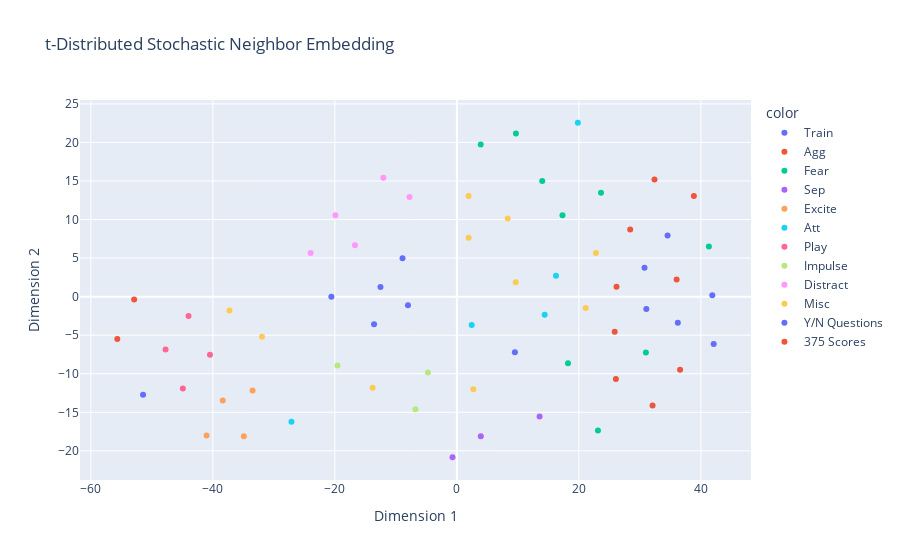

The cell this chart's notebook holds for it:
### Code cell
px.scatter(x = tsne_X,
           y = tsne_Y,
           color = header_counts1,
           hover_name = list(master_imp_T.index),
           title = "t-Distributed Stochastic Neighbor Embedding",
           labels = {"x": "Dimension 1", "y": "Dimension 2"})

### Figure 1 — Plotly figure (JSON) as saved in the notebook; plotly's stock layout.template omitted (floating-point values rounded to 4 significant figures)
{"data": [{"hovertemplate": "<b>%{hovertext}</b><br><br>color=Train<br>Dimension 1=%{x}<br>Dimension 2=%{y}<extra></extra>", "hovertext": ["Train01", "Train02", "Train03", "Traino4", "Train05", "Train06"], "legendgroup": "Train", "marker": {"color": "#636efa", "symbol": "circle"}, "mode": "markers", "name": "Train", "orientation": "v", "showlegend": true, "type": "scatter", "x": [-8.016, -12.52, -13.58, -8.909, -20.58, -51.45], "xaxis": "x", "y": [-1.122, 1.254, -3.593, 4.982, -0.01884, -12.73], "yaxis": "y"}, {"hovertemplate": "<b>%{hovertext}</b><br><br>color=Agg<br>Dimension 1=%{x}<br>Dimension 2=%{y}<extra></extra>", "hovertext": ["Agg07", "Agg08", "Agg09", "Agg12", "Agg13", "Agg14", "Agg15", "Agg16", "Agg17"], "legendgroup": "Agg", "marker": {"color": "#EF553B", "symbol": "circle"}, "mode": "markers", "name": "Agg", "orientation": "v", "showlegend": true, "type": "scatter", "x": [26.17, 25.88, 36.03, 28.41, 36.59, 38.85, 32.4, 26.06, 32.08], "xaxis": "x", "y": [1.278, -4.559, 2.208, 8.719, -9.47, 13.06, 15.19, -10.68, -14.11], "yaxis": "y"}, {"hovertemplate": "<b>%{hovertext}</b><br><br>color=Fear<br>Dimension 1=%{x}<br>Dimension 2=%{y}<extra></extra>", "hovertext": ["Fear18", "Fear19", "Fear21", "Fear22", "Fear23", "Fear24", "Fear25", "Fear26", "Fear27"], "legendgroup": "Fear", "marker": {"color": "#00cc96", "symbol": "circle"}, "mode": "markers", "name": "Fear", "orientation": "v", "showlegend": true, "type": "scatter", "x": [13.99, 9.68, 17.31, 18.21, 23.13, 41.31, 3.91, 23.63, 30.99], "xaxis": "x", "y": [14.98, 21.16, 10.57, -8.652, -17.36, 6.503, 19.74, 13.47, -7.249], "yaxis": "y"}, {"hovertemplate": "<b>%{hovertext}</b><br><br>color=Sep<br>Dimension 1=%{x}<br>Dimension 2=%{y}<extra></extra>", "hovertext": ["Sep29", "Sep30", "Sep31"], "legendgroup": "Sep", "marker": {"color": "#ab63fa", "symbol": "circle"}, "mode": "markers", "name": "Sep", "orientation": "v", "showlegend": true, "type": "scatter", "x": [-0.716, 3.924, 13.56], "xaxis": "x", "y": [-20.83, -18.1, -15.53], "yaxis": "y"}, {"hovertemplate": "<b>%{hovertext}</b><br><br>color=Excite<br>Dimension 1=%{x}<br>Dimension 2=%{y}<extra></extra>", "hovertext": ["Excite32", "Excite33", "Excite34", "Excite35"], "legendgroup": "Excite", "marker": {"color": "#FFA15A", "symbol": "circle"}, "mode": "markers", "name": "Excite", "orientation": "v", "showlegend": true, "type": "scatter", "x": [-34.93, -33.49, -38.38, -41.03], "xaxis": "x", "y": [-18.1, -12.19, -13.47, -18.01], "yaxis": "y"}, {"hovertemplate": "<b>%{hovertext}</b><br><br>color=Att<br>Dimension 1=%{x}<br>Dimension 2=%{y}<extra></extra>", "hovertext": ["Att36", "Att37", "Att38", "Att39", "Att40"], "legendgroup": "Att", "marker": {"color": "#19d3f3", "symbol": "circle"}, "mode": "markers", "name": "Att", "orientation": "v", "showlegend": true, "type": "scatter", "x": [-27.12, 19.83, 2.429, 14.4, 16.24], "xaxis": "x", "y": [-16.22, 22.55, -3.692, -2.354, 2.722], "yaxis": "y"}, {"hovertemplate": "<b>%{hovertext}</b><br><br>color=Play<br>Dimension 1=%{x}<br>Dimension 2=%{y}<extra></extra>", "hovertext": ["Play41", "Play42", "Play43", "Play44"], "legendgroup": "Play", "marker": {"color": "#FF6692", "symbol": "circle"}, "mode": "markers", "name": "Play", "orientation": "v", "showlegend": true, "type": "scatter", "x": [-40.47, -44.92, -43.99, -47.76], "xaxis": "x", "y": [-7.529, -11.92, -2.501, -6.854], "yaxis": "y"}, {"hovertemplate": "<b>%{hovertext}</b><br><br>color=Impulse<br>Dimension 1=%{x}<br>Dimension 2=%{y}<extra></extra>", "hovertext": ["Impulse45", "Impulse46", "Impulse47"], "legendgroup": "Impulse", "marker": {"color": "#B6E880", "symbol": "circle"}, "mode": "markers", "name": "Impulse", "orientation": "v", "showlegend": true, "type": "scatter", "x": [-19.57, -4.744, -6.797], "xaxis": "x", "y": [-8.924, -9.833, -14.62], "yaxis": "y"}, {"hovertemplate": "<b>%{hovertext}</b><br><br>color=Distract<br>Dimension 1=%{x}<br>Dimension 2=%{y}<extra></extra>", "hovertext": ["Distract48", "Distract49", "Distract50", "Distract51", "Distract52"], "legendgroup": "Distract", "marker": {"color": "#FF97FF", "symbol": "circle"}, "mode": "markers", "name": "Distract", "orientation": "v", "showlegend": true, "type": "scatter", "x": [-23.97, -19.91, -16.71, -12.05, -7.761], "xaxis": "x", "y": [5.67, 10.55, 6.664, 15.42, 12.92], "yaxis": "y"}, {"hovertemplate": "<b>%{hovertext}</b><br><br>color=Misc<br>Dimension 1=%{x}<br>Dimension 2=%{y}<extra></extra>", "hovertext": ["Misc-Basophob", "Misc-Basophob.1", "Misc-Basophob.2", "Misc-Marking61", "Misc-Hyper62", "Misc-Energy63", "Misc-Energy64", "Misc-ChaseTail65", "Misc-ChaseLights66", "Misc-Bark67"], "legendgroup": "Misc", "marker": {"color": "#FECB52", "symbol": "circle"}, "mode": "markers", "name": "Misc", "orientation": "v", "showlegend": true, "type": "scatter", "x": [1.915, 8.336, 1.923, 9.648, -13.82, -31.95, -37.28, 21.12, 22.79, 2.693], "xaxis": "x", "y": [13.05, 10.15, 7.651, 1.857, -11.81, -5.194, -1.785, -1.486, 5.666, -12.02], "yaxis": "y"}, {"hovertemplate": "<b>%{hovertext}</b><br><br>color=Y/N Questions<br>Dimension 1=%{x}<br>Dimension 2=%{y}<extra></extra>", "hovertext": ["Capable to work in all TSA required areas? ", "Aggressive to people?", "Aggressive to animals?", "Panting Issue?", "Stamina Issue?", "Distraction Issue?", "Environmental Issue?"], "legendgroup": "Y/N Questions", "marker": {"color": "#636efa", "symbol": "circle"}, "mode": "markers", "name": "Y/N Questions", "orientation": "v", "showlegend": true, "type": "scatter", "x": [9.512, 30.76, 34.54, 31.06, 36.22, 42.1, 41.88], "xaxis": "x", "y": [-7.195, 3.755, 7.935, -1.612, -3.384, -6.153, 0.1802], "yaxis": "y"}, {"hovertemplate": "<b>%{hovertext}</b><br><br>color=375 Scores<br>Dimension 1=%{x}<br>Dimension 2=%{y}<extra></extra>", "hovertext": ["PACE#", "DRIVE#"], "legendgroup": "375 Scores", "marker": {"color": "#EF553B", "symbol": "circle"}, "mode": "markers", "name": "375 Scores", "orientation": "v", "showlegend": true, "type": "scatter", "x": [-55.67, -52.9], "xaxis": "x", "y": [-5.48, -0.383], "yaxis": "y"}], "layout": {"legend": {"title": {"text": "color"}, "tracegroupgap": 0}, "title": {"text": "t-Distributed Stochastic Neighbor Embedding"}, "xaxis": {"anchor": "y", "domain": [0, 1], "title": {"text": "Dimension 1"}}, "yaxis": {"anchor": "x", "domain": [0, 1], "title": {"text": "Dimension 2"}}}}
